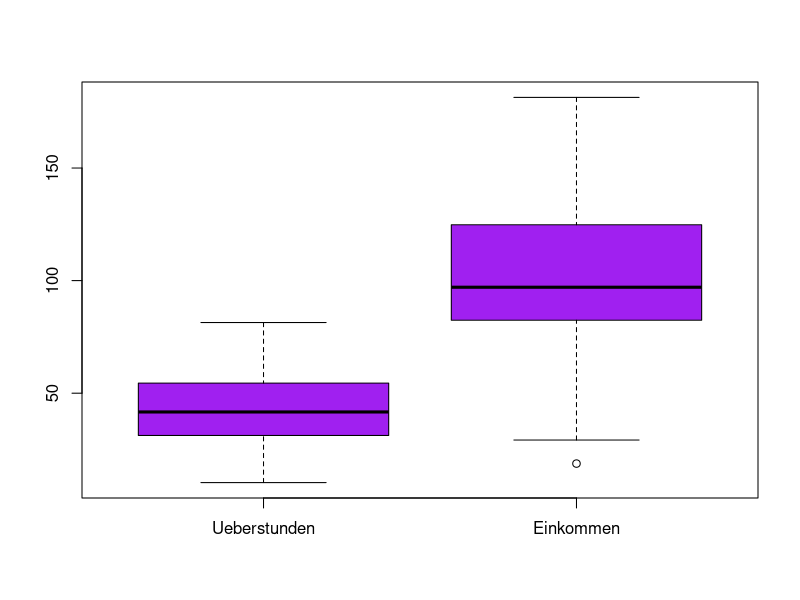
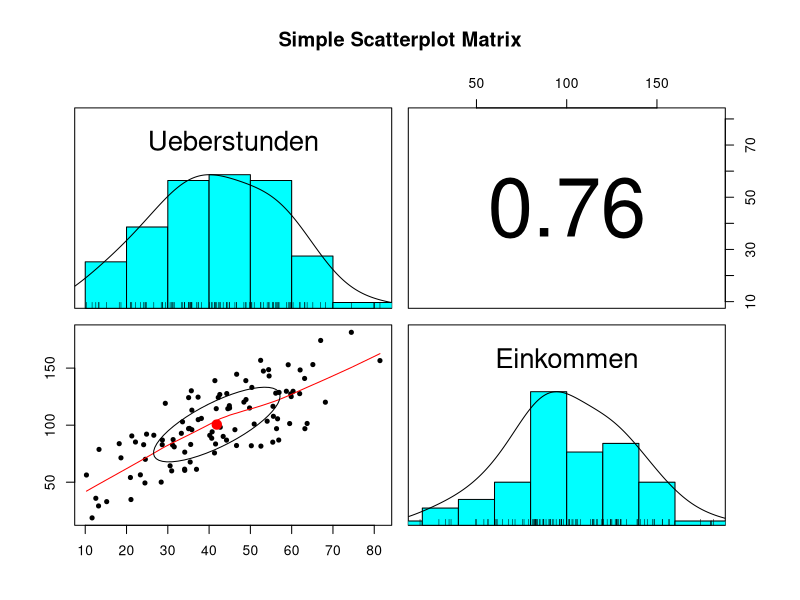
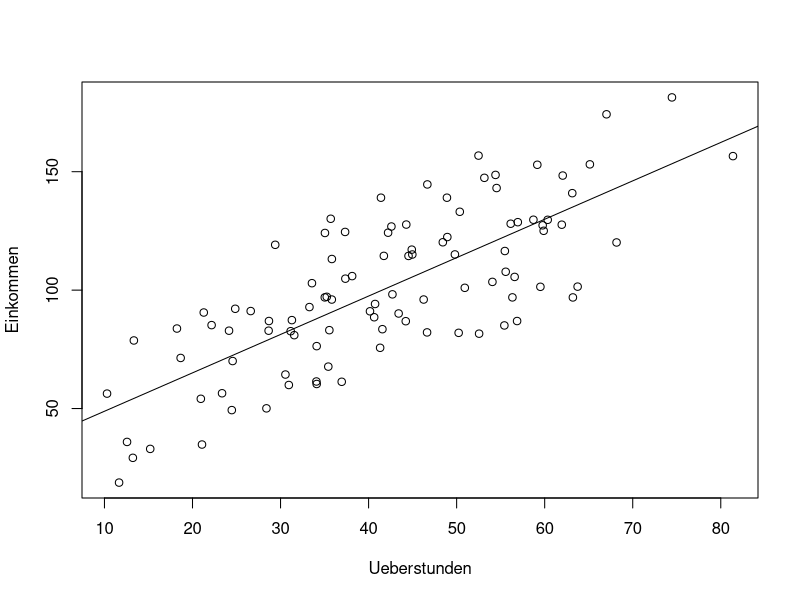

Write R code to recreate these figures, in order.
######################################################################
# Übung zur Azswertung von Fragebögen anhand dummy Werte
# kont-kont: Überstunden, Einkommen
# 
# 05.06.2017
# Alexander Klein
######################################################################

n <- 100
Ueberstunden <- rnorm(n,40,15) # Schnitt=40, Stad-Abw=15
Einkommen <- 1.5*Ueberstunden+80*runif(n)
dat <- data.frame(Ueberstunden,Einkommen)
head(dat)
boxplot(Ueberstunden, Einkommen,col="purple", names=c(colnames(dat)))
# install.packages("psych")
library(psych)
pairs.panels(dat, main="Simple Scatterplot Matrix")
plot(Ueberstunden,Einkommen)
fit <- lm(Einkommen ~ Ueberstunden)
abline(fit)
summary(fit)